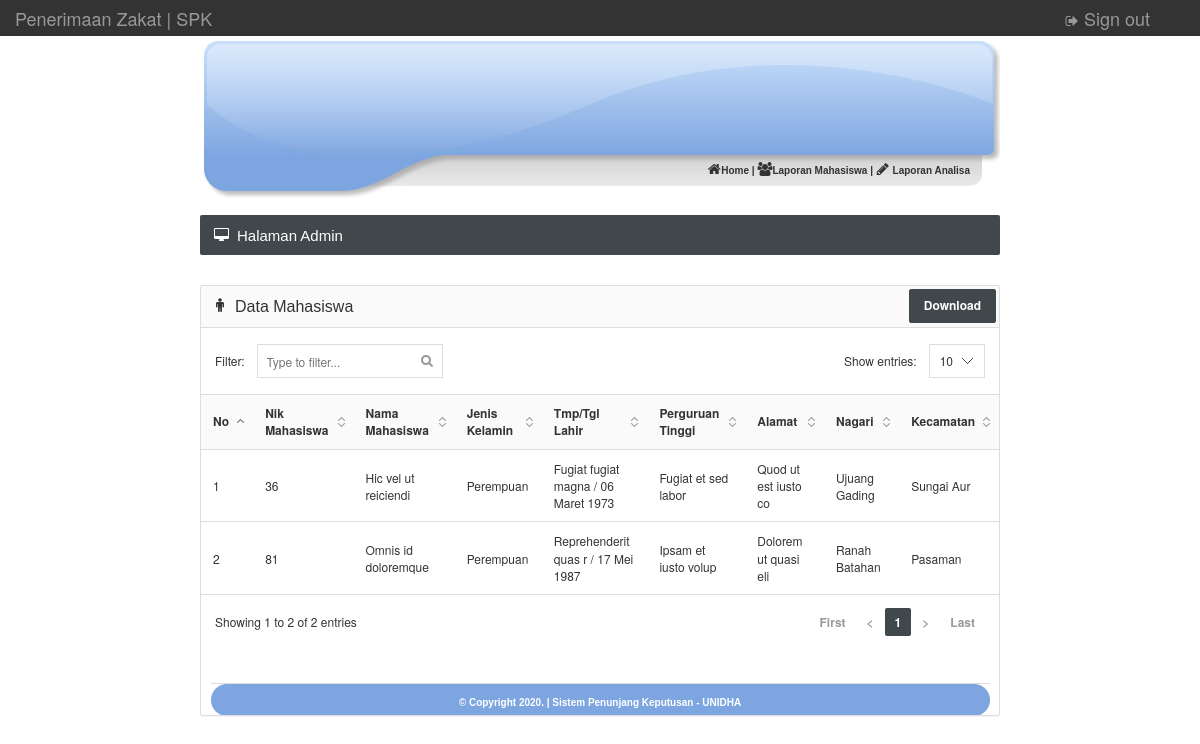
/kepala/mahasiswa.php (signed in), run on the app's committed database.
### tables this page shows
CREATE TABLE `calonbeasiswa` (
  `nik_mhs` varchar(10) NOT NULL,
  `nama_mhs` varchar(100) NOT NULL,
  `jenis_kelamin` varchar(20) NOT NULL,
  `tempat_lahir` varchar(100) NOT NULL,
  `tanggal_lahir` date NOT NULL,
  `perguruan_tinggi` varchar(100) NOT NULL,
  `alamat` varchar(100) NOT NULL,
  `nagari` varchar(20) NOT NULL,
  `kecamatan` varchar(30) NOT NULL,
  PRIMARY KEY (`nik_mhs`)
);

### config/fungsi_indotgl.php (called while the page is built, shortened)
<?php
	function tgl_indo($tgl){
		$tanggal = substr($tgl,8,2);
		$bulan = getBulan(substr($tgl,5,2));
		$tahun = substr($tgl,0,4);
		return $tanggal.' '.$bulan.' '.$tahun;
	}
	function getBulan($bln){
		switch ($bln) {
			case 2:
				return "Februari";
				break;
			case 3:
				return "Maret";
				break;
			case 5:
				return "Mei";
				break;
		}
	}
?>

### kepala/mahasiswa.php (the view)
<?php
include "head.php";
?>
<?php include "menu.php"; ?>
</div>
<br />
<div id="content">
	<div class="page-title">
		<h5><i class="fa fa-desktop"></i> Halaman Admin</h5>
	</div>
	<div class="panel panel-default">
		<div class="panel-heading" align="right">
			<h6 class="panel-title"><i class="fa fa-male"></i> Data Mahasiswa</h6>
			<a href="mahasiswa_download.php" class="btn btn-primary" target="_blank">Download</a>
		</div>
		<div class="datatable">
			<table class="table table-hover">
				<thead>
					<tr>
						<th>No</th>
						<th>Nik Mahasiswa</th>
						<th>Nama Mahasiswa</th>
						<th>Jenis Kelamin</th>
						<th>Tmp/Tgl Lahir</th>
						<th>Perguruan Tinggi</th>
						<th>Alamat</th>
						<th>Nagari</th>
						<th>Kecamatan</th>
					</tr>
				</thead>
				<tbody>
					<?php
					$nomor = 0;
					$hasil = mysql_query("select * from calonbeasiswa");
					while ($dataku = mysql_fetch_array($hasil)) {
					?>
						<tr>
							<td><?php echo $nomor = $nomor + 1; ?></td>
							<td><?php echo $dataku['nik_mhs']; ?></td>
							<td><?php echo $dataku['nama_mhs']; ?></td>
							<td><?php echo $dataku['jenis_kelamin']; ?></td>
							<td><?php echo $dataku['tempat_lahir'] . " / " . tgl_indo($dataku['tanggal_lahir']); ?></td>
							<td><?php echo $dataku['perguruan_tinggi']; ?></td>
							<td><?php echo $dataku['alamat']; ?></td>
							<td><?php echo $dataku['nagari']; ?></td>
							<td><?php echo $dataku['kecamatan']; ?></td>
						</tr>
					<?php } ?>
				</tbody>
			</table>
		</div>
		<br />
		<br />
		<?php include "footer.php"; ?>

### images/style.css (style rules this page uses)
body { margin-top: 0px; margin-left: 0px; margin-right: 0px; margin-bottom: 0px; }
#content { width: 800px; }

### css/styles.css (style rules this page uses)
@media (min-width: 768px) { a, .btn, .caret, .close, .sidebar, .select2-choice abbr, .select2-highlighted, .ui-slider-range, .ui-datepicker-trigger, .ui-timepicker-list li, .checker span:after, .checker span, .navbar-toggle, .thumb-options, .select2-arrow b, .thumb-zoom img, .fc-button, .page-content { -webkit-transition: all 0.15s ease-in-out; -moz-transition: all 0.15s ease-in-out; -o-transition: all 0.15s ease-in-out; transition: all 0.15s ease-in-out; } }
.fa { position: relative; font-size: 14px; min-width: 14px; text-align: center; }
h1, h2, h3, h4, h5, h6, .navigation > li > a, .stats li span { font-family: 'Cuprum', sans-serif; font-weight: normal; }
.page-title { color: #fff; background-color: #40484C; -moz-box-shadow: 0 1px 0 #fff; -webkit-box-shadow: 0 1px 0 #FFF; box-shadow: 0 1px 0 #FFF; border-radius: 2px; margin-bottom: 30px; }
.page-title:after { content: ""; display: table; clear: both; }
.page-title h5 { margin: 0; float: left; display: block; font-size: 15px; padding: 13px 14px 12px 14px; line-height: 1; }
.dataTable { border-collapse: collapse; border-top: 1px solid #ddd; border-bottom: 1px solid #ddd; }
.dataTable thead th { background-color: #fafafa; cursor: pointer; }
.sorting { background: url('../images/interface/tables/sort_both.png') no-repeat 100%; padding-right: 24px!important; }
.sorting_asc { background: url('../images/interface/tables/sort_asc.png') no-repeat 100%; padding-right: 24px!important; }

### data on the page
calonbeasiswa: nik_mhs "36", nama_mhs "Hic vel ut reiciendi", jenis_kelamin "Perempuan", tempat_lahir "Fugiat fugiat magna", tanggal_lahir "06 Maret 1973", perguruan_tinggi "Fugiat et sed labor", alamat "Quod ut est iusto co", nagari "Ujuang Gading", kecamatan "Sungai Aur"
calonbeasiswa: nomor "2", nik_mhs "81", nama_mhs "Omnis id doloremque", jenis_kelamin "Perempuan", tempat_lahir "Reprehenderit quas r", tanggal_lahir "17 Mei 1987", perguruan_tinggi "Ipsam et iusto volup", alamat "Dolorem ut quasi eli", nagari "Ranah Batahan", kecamatan "Pasaman"
